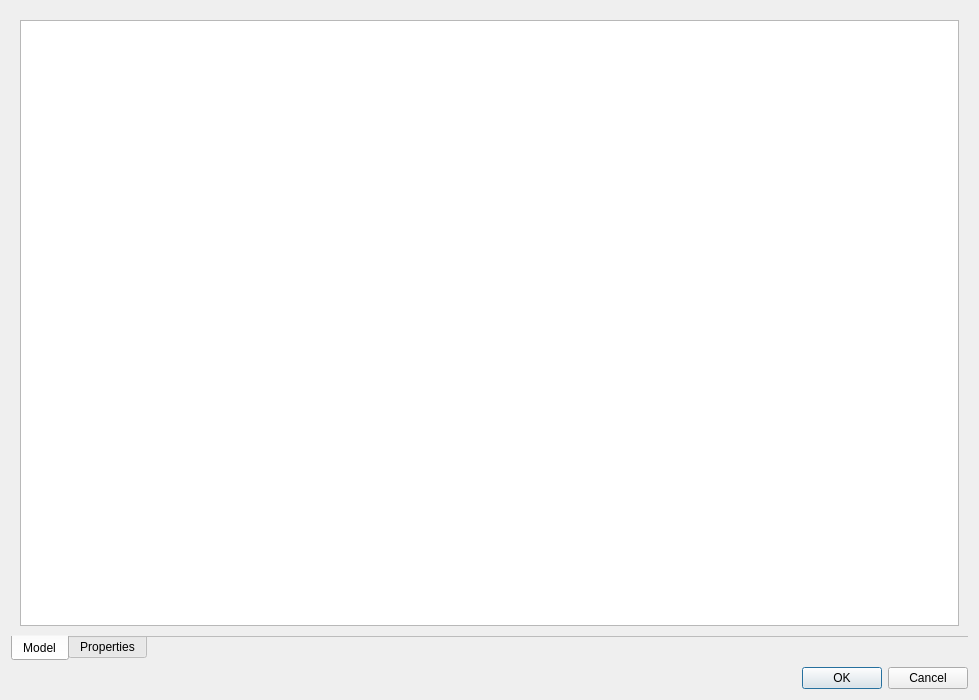
<?xml version="1.0" encoding="UTF-8"?>
<ui version="4.0">
 <class>ModelPreviewDialog</class>
 <widget class="QDialog" name="ModelPreviewDialog">
  <property name="windowModality">
   <enum>Qt::WindowModal</enum>
  </property>
  <property name="geometry">
   <rect>
    <x>0</x>
    <y>0</y>
    <width>979</width>
    <height>700</height>
   </rect>
  </property>
  <property name="windowTitle">
   <string>PRISM model preview</string>
  </property>
  <layout class="QVBoxLayout" name="verticalLayout">
   <item>
    <widget class="QTabWidget" name="tabWidget">
     <property name="tabPosition">
      <enum>QTabWidget::South</enum>
     </property>
     <property name="currentIndex">
      <number>0</number>
     </property>
     <property name="documentMode">
      <bool>true</bool>
     </property>
     <widget class="QWidget" name="modelTab">
      <attribute name="title">
       <string>Model</string>
      </attribute>
      <layout class="QVBoxLayout" name="verticalLayout_3">
       <item>
        <widget class="QPlainTextEdit" name="modelText">
         <property name="font">
          <font>
           <family>Courier 10 Pitch</family>
          </font>
         </property>
         <property name="lineWrapMode">
          <enum>QPlainTextEdit::NoWrap</enum>
         </property>
         <property name="textInteractionFlags">
          <set>Qt::TextSelectableByKeyboard|Qt::TextSelectableByMouse</set>
         </property>
        </widget>
       </item>
      </layout>
     </widget>
     <widget class="QWidget" name="propertiesTab">
      <attribute name="title">
       <string>Properties</string>
      </attribute>
      <layout class="QVBoxLayout" name="verticalLayout_2">
       <item>
        <widget class="QGroupBox" name="groupBox">
         <layout class="QVBoxLayout" name="verticalLayout_4">
          <item>
           <widget class="QRadioButton" name="pctlRadioButton">
            <property name="text">
             <string>Probabilistic Computation Tree Logic (PCTL)</string>
            </property>
            <property name="checked">
             <bool>true</bool>
            </property>
           </widget>
          </item>
          <item>
           <widget class="QRadioButton" name="ctlRadioButton">
            <property name="text">
             <string>Computation Tree Logic (CTL)</string>
            </property>
           </widget>
          </item>
         </layout>
        </widget>
       </item>
       <item>
        <widget class="QPlainTextEdit" name="propertiesText">
         <property name="font">
          <font>
           <family>Courier 10 Pitch</family>
          </font>
         </property>
         <property name="lineWrapMode">
          <enum>QPlainTextEdit::NoWrap</enum>
         </property>
         <property name="textInteractionFlags">
          <set>Qt::TextSelectableByKeyboard|Qt::TextSelectableByMouse</set>
         </property>
        </widget>
       </item>
      </layout>
     </widget>
    </widget>
   </item>
   <item>
    <widget class="QDialogButtonBox" name="buttonBox">
     <property name="orientation">
      <enum>Qt::Horizontal</enum>
     </property>
     <property name="standardButtons">
      <set>QDialogButtonBox::Cancel|QDialogButtonBox::Ok</set>
     </property>
    </widget>
   </item>
  </layout>
 </widget>
 <resources/>
 <connections>
  <connection>
   <sender>buttonBox</sender>
   <signal>accepted()</signal>
   <receiver>ModelPreviewDialog</receiver>
   <slot>accept()</slot>
   <hints>
    <hint type="sourcelabel">
     <x>254</x>
     <y>693</y>
    </hint>
    <hint type="destinationlabel">
     <x>157</x>
     <y>274</y>
    </hint>
   </hints>
  </connection>
  <connection>
   <sender>buttonBox</sender>
   <signal>rejected()</signal>
   <receiver>ModelPreviewDialog</receiver>
   <slot>reject()</slot>
   <hints>
    <hint type="sourcelabel">
     <x>322</x>
     <y>693</y>
    </hint>
    <hint type="destinationlabel">
     <x>286</x>
     <y>274</y>
    </hint>
   </hints>
  </connection>
  <connection>
   <sender>pctlRadioButton</sender>
   <signal>toggled(bool)</signal>
   <receiver>ModelPreviewDialog</receiver>
   <slot>propTypeChanged()</slot>
   <hints>
    <hint type="sourcelabel">
     <x>474</x>
     <y>34</y>
    </hint>
    <hint type="destinationlabel">
     <x>977</x>
     <y>68</y>
    </hint>
   </hints>
  </connection>
  <connection>
   <sender>ctlRadioButton</sender>
   <signal>toggled(bool)</signal>
   <receiver>ModelPreviewDialog</receiver>
   <slot>propTypeChanged()</slot>
   <hints>
    <hint type="sourcelabel">
     <x>462</x>
     <y>74</y>
    </hint>
    <hint type="destinationlabel">
     <x>979</x>
     <y>127</y>
    </hint>
   </hints>
  </connection>
 </connections>
 <slots>
  <slot>propTypeChanged()</slot>
 </slots>
</ui>
